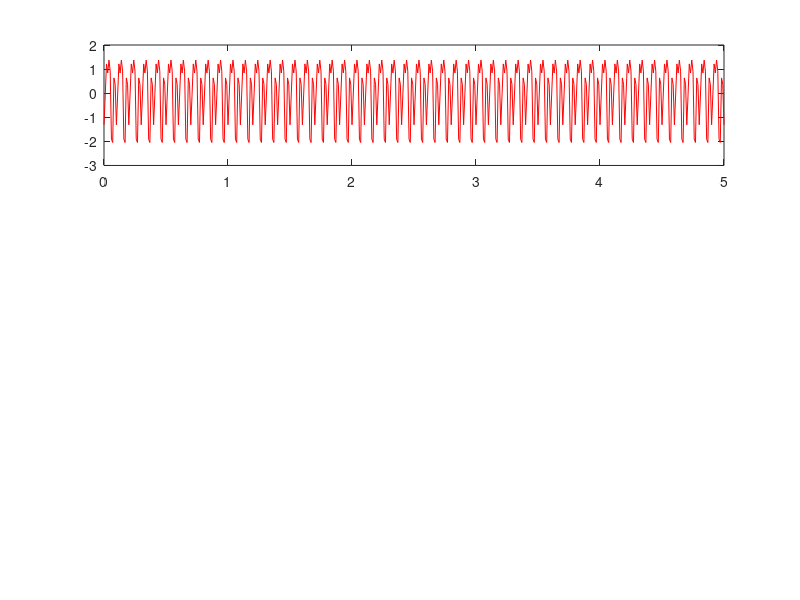

The MATLAB source for this figure: (Note: this script raises an error after producing the figure.)
Ta = 0.01;

t = 0:Ta:5;


hold on 

subplot(3, 1, 1)
phi = rand(1, 3) * 2 * pi - pi;
% rand entre ]-pi, pi[

y = sin(2*pi*10*t + phi(1)) + sin(2*pi*20*t + phi(2)) + sin(2*pi*30*t + phi(3));

plot(t, y, 'r')

powerVector(y, Ta, 1)

subplot(3, 1, 2)
phi = rand(1, 3) * 2 * pi - pi;
% rand entre ]-pi, pi[

y = sin(2*pi*10*t + phi(1)) + sin(2*pi*20*t + phi(2)) + sin(2*pi*30*t + phi(3));

plot(t, y, 'g')

powerVector(y, Ta, 1)

subplot(3, 1, 3)
phi = rand(1, 3) * 2 * pi - pi;
% rand entre ]-pi, pi[

y = sin(2*pi*10*t + phi(1)) + sin(2*pi*20*t + phi(2)) + sin(2*pi*30*t + phi(3));

plot(t, y, 'b')

powerVector(y, Ta, 1)


hold off